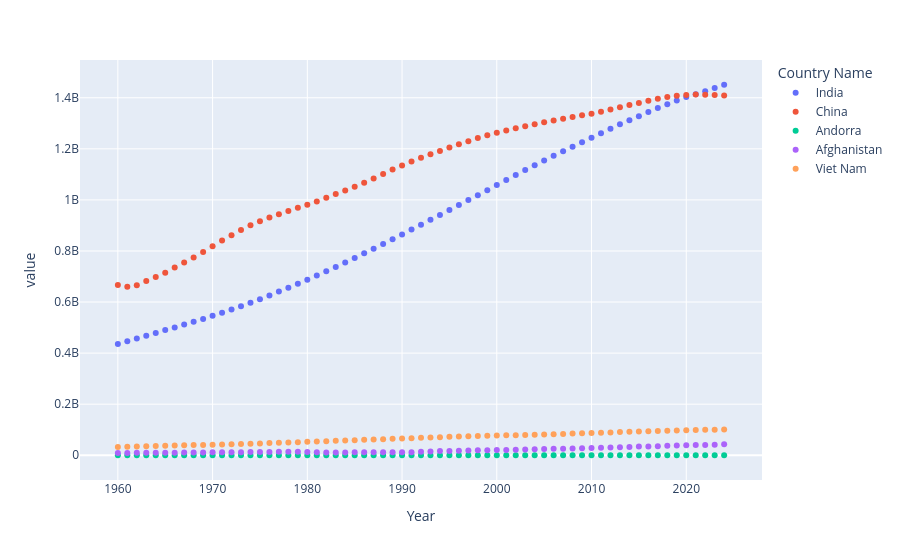

Write notebook code for a chart like this one.
### Markdown cell above
# 6 scatterplot

### Code cell
px.scatter(df_pivot)
